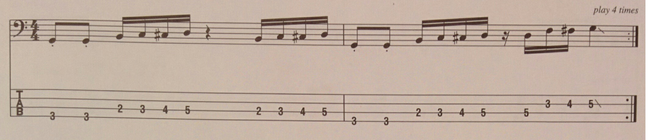
#> input picture Page_09_Pattern_23.png, 654 x 140 px, shrunk from 2144 x 460 before the run
$ python threshold_otsu.py
#> lines starting #> are read from the running program, lines starting #| are printed output that depends on the picture; after the words box and inside, x2 and y2 are one past the last pixel; in counts of white or black regions, pixels touching at a corner belong together
"""Summary

Attributes:
    filename (str): Description
    im (TYPE): Description
    img_contours (TYPE): Description
    img_for_contours (TYPE): Description
    imgray (TYPE): Description
    maxThreshold (int): Description
    minThreshold (int): Description
    src (TYPE): Description
"""
from random import randint

import cv2
import numpy as np


def findContours(in_img):
    """Summary

    Args:
        in_img (TYPE): Description

    Returns:
        TYPE: Description
    """
    # tup_results = cv2.findContours(in_img, cv2.RETR_CCOMP, cv2.CHAIN_APPROX_SIMPLE)  #
    # tup_results = cv2.findContours(in_img, cv2.RETR_TREE, cv2.CHAIN_APPROX_SIMPLE)  #
    tup_results = cv2.findContours(in_img, cv2.RETR_TREE, cv2.CHAIN_APPROX_TC89_L1)  #

    contours, hierarchy = tup_results[len(tup_results) == 3:]

    # url: http://opencvpython.blogspot.fr/2013/01/contours-5-hierarchy.html
    print(hierarchy)

    return contours, hierarchy


def draw_contours(out_img, contours, color=(255, 0, 0), thickness=3):
    """Summary

    Args:
        out_img (TYPE): Description
        contours (TYPE): Description
        color (tuple, optional): Description
        thickness (int, optional): Description

    Returns:
        TYPE: Description
    """
    cv2.drawContours(out_img, contours, -1, color, thickness)


def draw_contours_2(out_img, contours, thickness=3):
    """Summary

    Args:
        out_img (TYPE): Description
        contours (TYPE): Description
        thickness (int, optional): Description

    Returns:
        TYPE: Description
    """
    # url: http://docs.scipy.org/doc/numpy-1.10.1/reference/generated/numpy.random.randint.html
    for i, contour in enumerate(contours):
        cv2.drawContours(out_img, contours, i,
                         color=[randint(0, 255), randint(0, 255), randint(0, 255)],
                         thickness=thickness)


def draw_contours_3(out_img, contours, thickness=3, minPerimeter=10):
    """Summary

    Args:
        out_img (TYPE): Description
        contours (TYPE): Description
        thickness (int, optional): Description
        minPerimeter (int, optional): Description

    Returns:
        TYPE: Description
    """
    # url: http://docs.scipy.org/doc/numpy-1.10.1/reference/generated/numpy.random.randint.html
    for i, contour in enumerate(contours):
        perimeter = cv2.arcLength(contour, True)
        # print "contours - perimeter= ", perimeter
        if perimeter >= minPerimeter:
            cv2.drawContours(out_img, contours, i,
                             color=[randint(0, 255), randint(0, 255),
                                    randint(0, 255)],
                             thickness=thickness)


def main():
    #
    # filename = "Page_09_HD.jpg"
    # filename = "Page_09.jpg"
    #
    filename = "Page_09_Pattern_23.png"
    # filename = "Page_09_Pattern_26.png"

    src = cv2.imread(filename)
#> src is the input picture: shape (140, 654, 3); mean B, G, R 160.9, 174.1, 192.4

    im = src

    imgray = cv2.cvtColor(im, cv2.COLOR_BGR2GRAY)
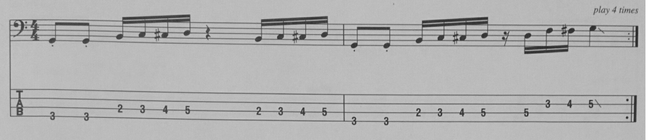
#> imgray: shape (140, 654); min 34, max 255, mean 178

    imgray = ~imgray
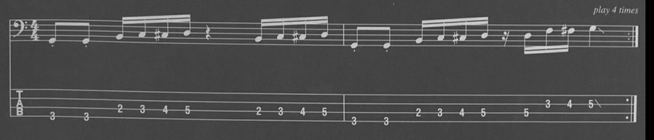
#> imgray: shape (140, 654); min 0, max 221, mean 77

    # url: http://stackoverflow.com/questions/4292249/automatic-calculation-of-low-and-high-thresholds-for-the-canny-operation-in-open
    # "The Study on An Application of Otsu Method in Canny Operator"
    # - url: http://www.academypublisher.com/proc/isip09/papers/isip09p109.pdf
    # Otsu Thresholding - http://www.labbookpages.co.uk/software/imgProc/otsuThreshold.html
    #
    minThreshold = 0  #
    maxThreshold = 255
    ret, thresh = cv2.threshold(imgray, minThreshold, maxThreshold,
                                cv2.THRESH_BINARY | cv2.THRESH_OTSU)
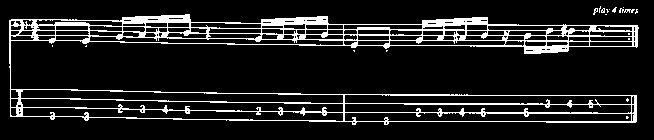
#> thresh: shape (140, 654); 12% white in thin lines or dots, all inside (x1, y1, x2, y2) = (9, 6, 639, 125)
#> ret = 104
    print('ret: ', ret)
#| ret:  104.0

    img_for_contours = thresh.copy()
    contours, hierarchy = findContours(img_for_contours)
#> in findContours, `tup_results = cv2.findContours(in_img, cv2.RETR_TREE, cv2.CHAIN_APPROX..`: tup_results = 173 contours, 82 with area under 20; largest, box (x1, y1, x2, y2) and area: (9, 14, 639, 125) 32032, (20, 89, 344, 104) 2798, (20, 98, 344, 113) 2652, (22, 107, 344, 122) 2570, (344, 94, 632, 105) 2369
#> in findContours, `contours, hierarchy = tup_results[len(tup_results) == 3:]`: contours has the same summary as tup_results
#> (printed output is left out)
#> contours has the same summary as tup_results in findContours
    # img_contours = src.copy()
    height, width = src.shape[:2]
#> height = 140; width = 654
    img_contours = np.zeros((height, width, 3), np.uint8)
    # draw_contours(img_contours, contours)
    # draw_contours_2(img_contours, contours, thickness=2)
    draw_contours_3(img_contours, contours, thickness=2, minPerimeter=10)
#> the loop in draw_contours_3, `for i, contour in enumerate(contours):` made 173 passes
#> perimeter on passes 6, 17, 27: 2750.2, 622.2, 709.2
#> after the loop in draw_contours_3, `for i, contour in enumerate(contours):`:
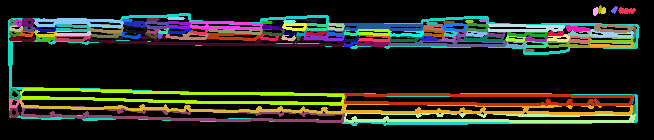
#> out_img: shape (140, 654, 3); mean of channels 0, 1, 2 29.6, 38.7, 36.3; drawn as B, G, R

    # cv2.namedWindow('Thresholding Otsu', cv2.WINDOW_OPENGL)
    # cv2.namedWindow('Thresholding Otsu + findContours', cv2.WINDOW_OPENGL)
    cv2.namedWindow('Thresholding Otsu', cv2.WINDOW_NORMAL)
    cv2.namedWindow('Thresholding Otsu + findContours', cv2.WINDOW_NORMAL)

    cv2.imshow('thresh otsu', thresh)
    cv2.imshow('thresh_otsu+findContours', img_contours)

    cv2.imwrite("thresh_otsu_{0}.jpg".format(filename[:-4]), thresh)
    cv2.imwrite("thresh_otsu_findContours_{0}.jpg".format(filename[:-4]),
                img_contours)

    while (1):
        k = cv2.waitKey(1) & 0xFF
#> (key Esc is pressed here)
        if k == 27:
            break


if __name__ == '__main__':
    main()

$ run again, with Page_09_Pattern_26.png copied over Page_09_Pattern_23.png
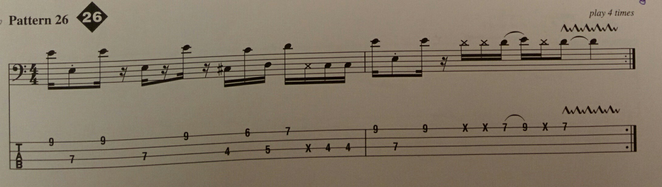
#> input picture Page_09_Pattern_26.png, 662 x 187 px, shrunk from 2168 x 612 before the run
#> in main, src is the input picture: shape (187, 662, 3); mean B, G, R 102.2, 119.6, 131.9
#> in main, `ret, thresh = cv2.threshold(imgray, minThreshold, maxThreshold, cv2.TH..`:
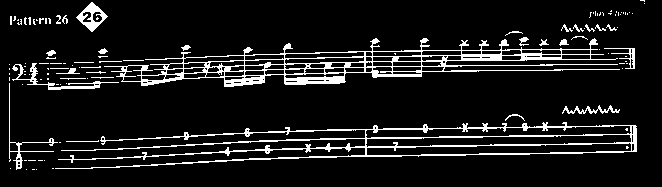
#> thresh: shape (187, 662); 9.6% white in thin lines or dots, all inside (x1, y1, x2, y2) = (9, 0, 645, 170)
#> ret = 161
#| ret:  161.0
#> tup_results = 222 contours, 146 with area under 20; largest, box (x1, y1, x2, y2) and area: (104, 38, 620, 87) 9512, (55, 122, 637, 169) 8260, (365, 134, 632, 148) 2250, (366, 142, 632, 156) 2175, (365, 125, 632, 139) 1904
#> in findContours, `contours, hierarchy = tup_results[len(tup_results) == 3:]`: contours has the same summary as tup_results
#> (printed output is left out)
#> in main, `contours, hierarchy = findContours(img_for_contours)`: contours has the same summary as tup_results in findContours
#> the loop in draw_contours_3, `for i, contour in enumerate(contours):` made 222 passes
#> (contour, perimeter) on passes 1 to 3: ([[36, 169]], 0), ([[32, 169], [34, 169]], 4), ([[26, 169]], 0)
#> after the loop in draw_contours_3, `for i, contour in enumerate(contours):`:
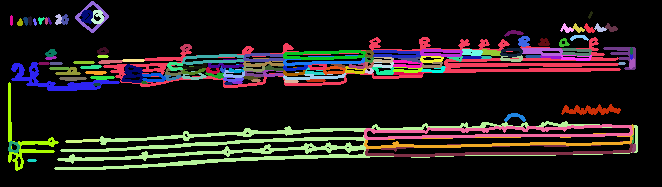
#> out_img: shape (187, 662, 3); mean of channels 0, 1, 2 26.4, 28, 33.3; drawn as B, G, R
